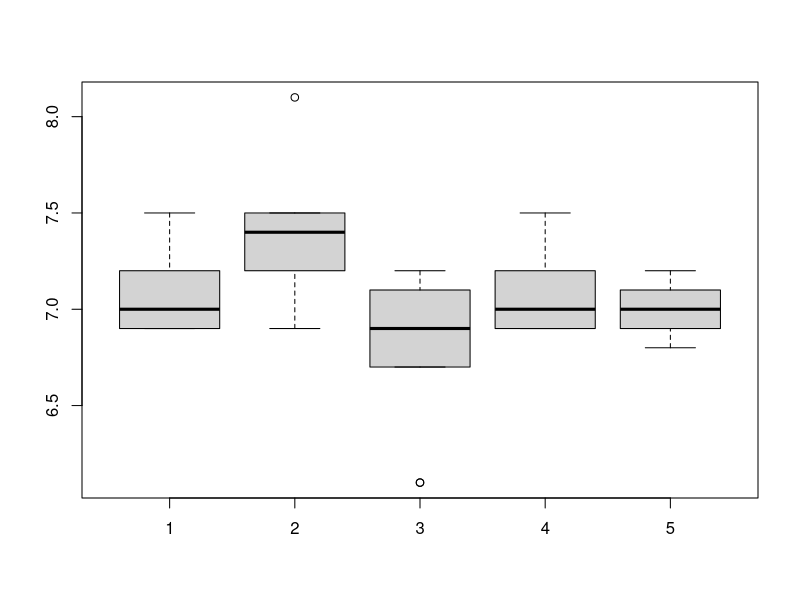
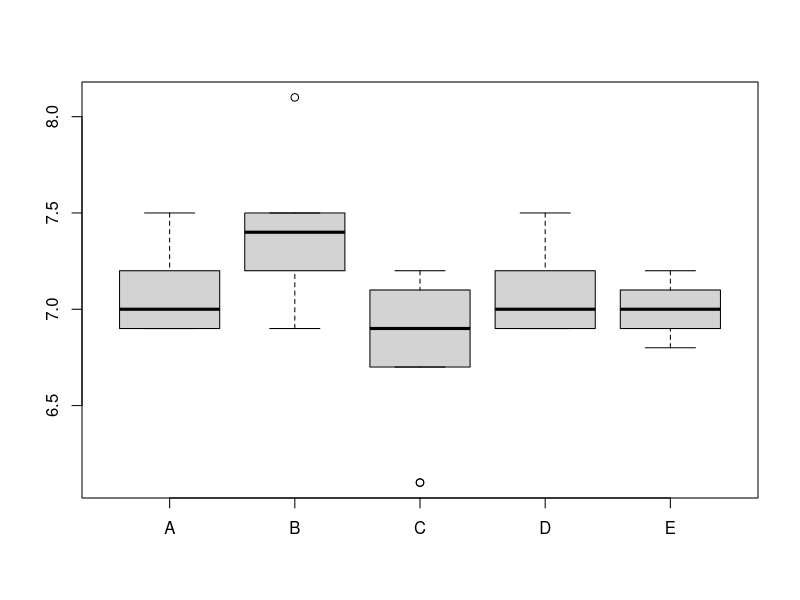
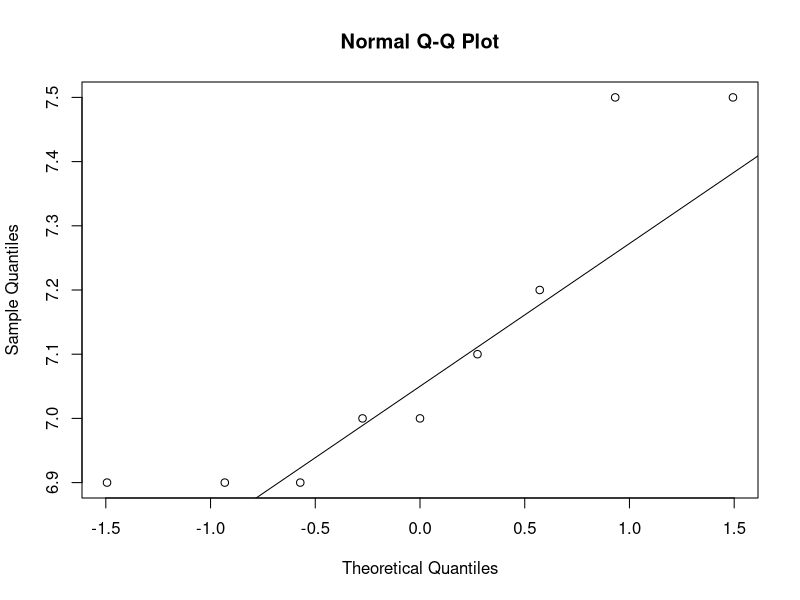
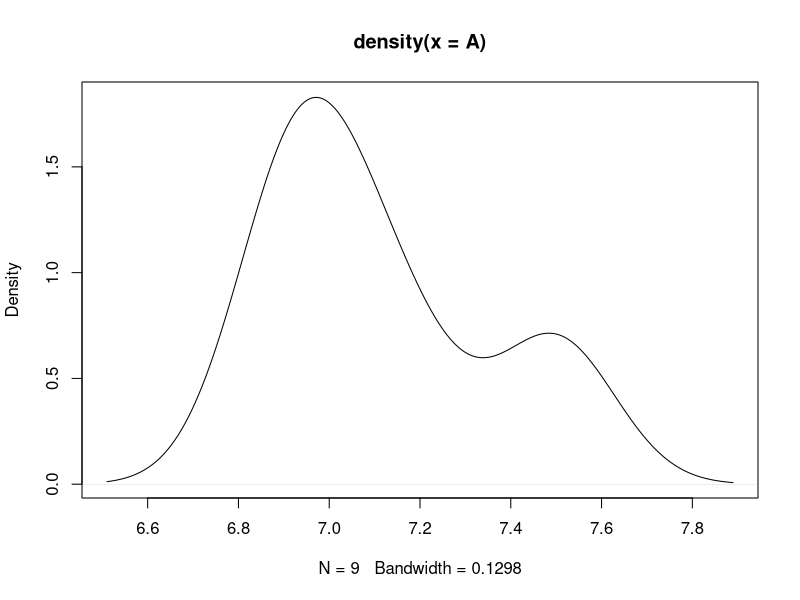

Here is the R script that generated these plots, in order:
# ============================================================
# Cvičenie 5a: Normalita a porovnanie dvoch vzoriek
# Teória: https://senzorika.github.io/SaIT/teoria/cvicenie05a.html
# ============================================================

# Skupina hodnotitelov hodnotila 5 druhov syra a dosiahli nasledovne vysledky.
# Dataset: syry
A <- c(7.5, 6.9, 7, 7, 6.9, 7.1, 7.2, 7.5, 6.9)
B <- c(7.5, 8.1, 7.5, 7.4, 7.1, 7.5, 7.2, 7.2, 6.9)
C <- c(7, 6.1, 6.7, 6.1, 6.9, 7.1, 7.2, 7.2, 6.9)
D <- c(7.5, 6.9, 7, 7, 6.9, 7.1, 7.2, 7.2, 6.9)
E <- c(6.8, 6.9, 6.9, 7, 7, 7, 7.1, 7.1, 7.2)
tabulka <- data.frame(A, B, C, D, E)
boxplot(A, B, C, D, E)
boxplot(tabulka)

#---------------------------------------------------------------------------------------
# overenie normality
#---------------------------------------------------------------------------------------
qqnorm(A)
qqline(A)
plot(density(A))
shapiro.test(A)


#---------------------------------------------------------------------------------------
# PAROVE POROVNANIE DVOJIC
#---------------------------------------------------------------------------------------
# zavisle vybery
t.test(A, E, paired = TRUE)
wilcox.test(A, E, paired = TRUE)
# nezavisle vybery
t.test(A, E)
wilcox.test(A, E) # Mann-Whitneyho test


#---------------------------------------------------------------------------------------
# BINOMICKY TEST
#---------------------------------------------------------------------------------------
# V parovom preferencnom teste sa zucastnilo 60 laikov a 34 oznacilo vzorku A (vylepsena receptura)
# ako chutovo lepsiu. Je toto mnozstvo dostacujuce na prijatie hypotezy, ze medzi vzorkami je rozdiel?
# V pripade, ze nie, kolko laikov treba na potvrdenie alternativnej hypotezy?
# (vypocet velkosti panelu: cvicenie 14)

binom.test(34, 60, p = 0.5) # parova preferencia: obojstranny test (nevieme vopred, ktora vzorka vyhra)
# rozlisovacie testy (triangel p = 1/3, duo-trio p = 1/2) su jednostranne:
# binom.test(x, n, p = 1/3, alternative = "greater")

#---------------------------------------------------------------------------------------
# CHI-KVADRAT TEST
#---------------------------------------------------------------------------------------
# 90 respondentov odpovedalo na dotaznik ohladne gulasu a gulasovej zmesy...

likert <- c("velmi.suhlasim", "suhlasim", "neviem", "nesuhlasim", "velmi.nesuhlasim")
otazka1 <- c(15, 20, 20, 10, 25) # Cierne pivo je vhodne do gulasu... :)
otazka2 <- c(40, 25, 15, 5, 5) # Minimalne raz v zivote som gulas jedol...
otazka3 <- c(82, 2, 2, 2, 2) # Gulas pochadza z Madarska...
vysledky <- data.frame(likert, otazka1, otazka2, otazka3)
chisq.test(otazka1)
chisq.test(otazka2)
chisq.test(otazka3)

#---------------------------------------------------------------------------------------
# MCNEMAR TEST
#---------------------------------------------------------------------------------------
# Zistite, ci spotrebitelia reaguju rovnako na staru a novu recepturu po modifikacii

rum <- matrix(c(40, 8, 24, 28), nrow = 2, dimnames = list("stara receptura" = c("kupil(a)", "nekupil(a)"), "nova receptura" = c("kupil(a)", "nekupil(a)")))
mcnemar.test((rum), correct = FALSE)


# ULOHA1:
# =========
# Analyzujte data a overte hypotezu, ze medzi 2 vzorkami syra (najlepsim a povodnym (E)) je statisticky preukazny rozdiel.

# ULOHA2:
# =========
# Zistite, ci pri falsovani vzoriek a naslednej detekcii bol zisteny statisticky preukazny rozdiel ak
# zo 100 podanych trianglov urcilo spravnu vzorku 42 hodnotitelov...
# Ako by dopadol tento test, keby sa robil ako parovy?

# ULOHA3:
# =========
# V obchodnom retazci su dostupne tieto druhy jogurtov s nasledovnymi preferenciami zakaznikov  (jahodovy(25), cokoladovy(34), vanilkovy(17), cucoriedkovy(7))
# Zistite pomocou adekvatnej statistickej metody, ci je preukazna preferencia vybraneho druhu jogurtu?
